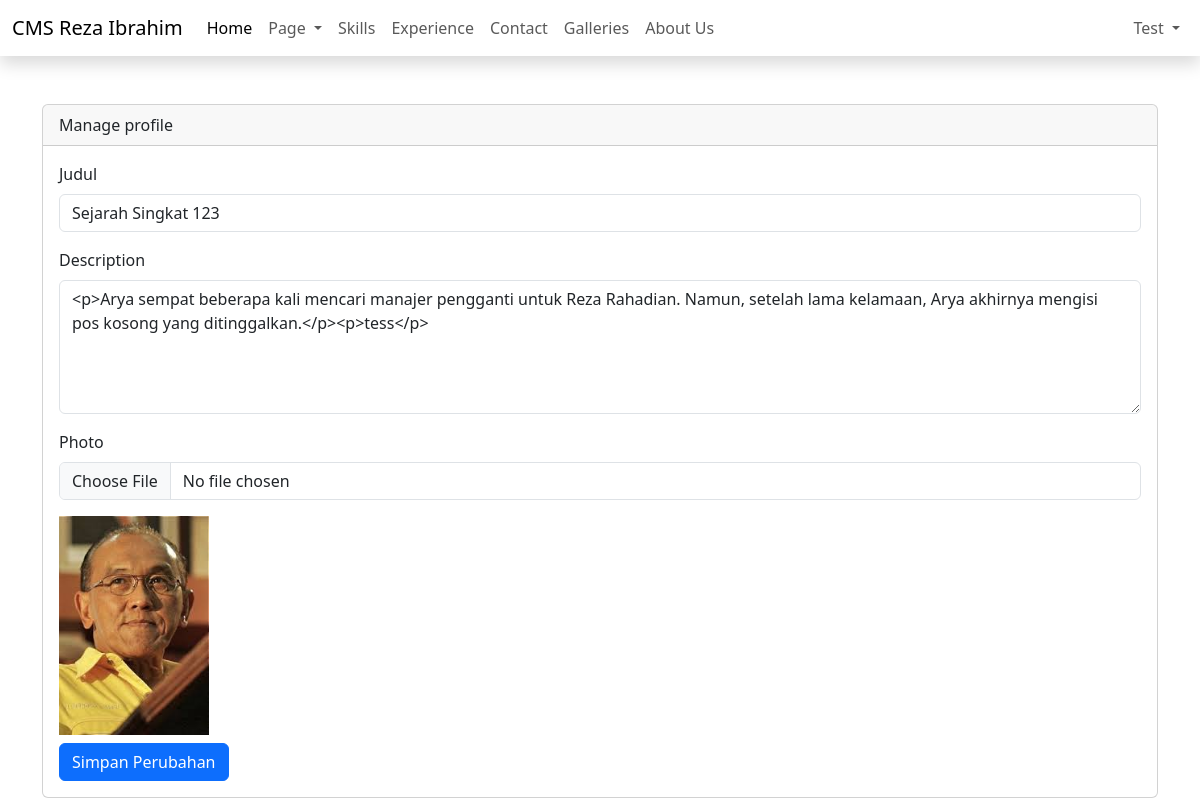
The app's page /admin/dashboard.php?page=manage-profile (signed in) with its own data.
### tables this page shows
CREATE TABLE `profiles` (
  `id` int(11) NOT NULL,
  `profile_name` varchar(45) DEFAULT NULL,
  `description` text DEFAULT NULL,
  `photo` varchar(100) DEFAULT NULL
);

### admin/content/manage-profile.php (the view, shortened to what this page needs)
<?php
include "config/koneksi.php";
$selectProfile = mysqli_query($config, "SELECT * FROM profiles");
$row = mysqli_fetch_assoc($selectProfile);
?>
<form action="" method="post" enctype="multipart/form-data">
    <div>
        <div class="mb-3">
            <label class="form-label">Judul</label>
            <input type="text"
                value="<?php echo !isset($row['profile_name']) ? '' : $row['profile_name'] ?>" class="form-control" name="profile_name">
        </div>
        <div class="mb-3">
            <label class="form-label">Description</label>
            <textarea id="summernote" class="form-control" name="description" cols="30" rows="5"><?php echo !isset($row['description']) ? "" : $row['description'] ?></textarea>
        </div>
        <div class="mb-3">
            <label class="form-label">Photo</label>
            <input type="file" name="photo" class="form-control">
        </div>
        <img src="uploads/<?php echo $row['photo'] ?>" width="150" alt=""><br>
        <button type="submit" name="simpan" class="btn btn-primary mt-2">Simpan Perubahan</button>
    </div>
</form>

### records on screen
profiles: profile_name "Sejarah Singkat 123", description "<p>Arya sempat beberapa kali mencari manajer pengganti untuk Reza Rahadian. Namun, setelah lama kelamaan, Arya akhirnya mengisi pos kosong yang ditinggalkan.</p><p>tess</p>", photo (picture)

### other values on screen
$_name "Test"
str_replace("-", " ", ucfirst($_GET['page'])) "Manage profile"
